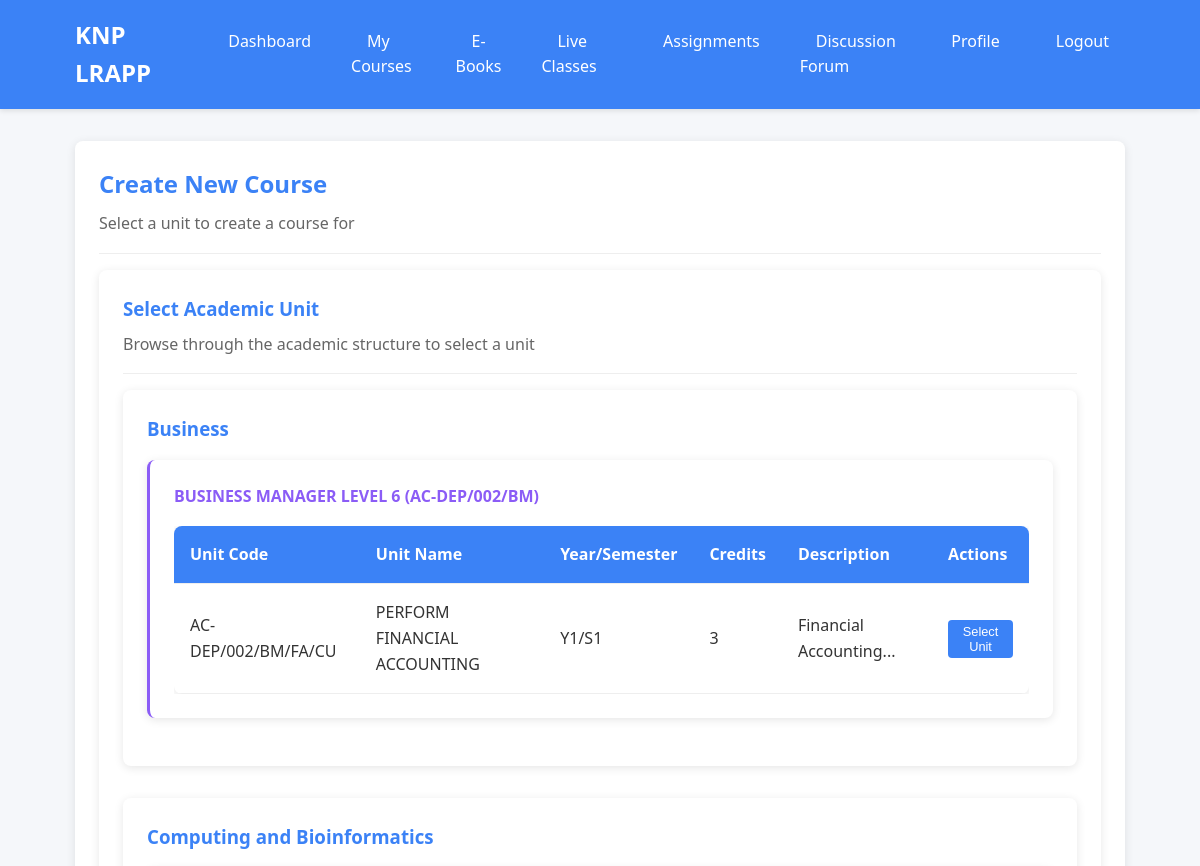
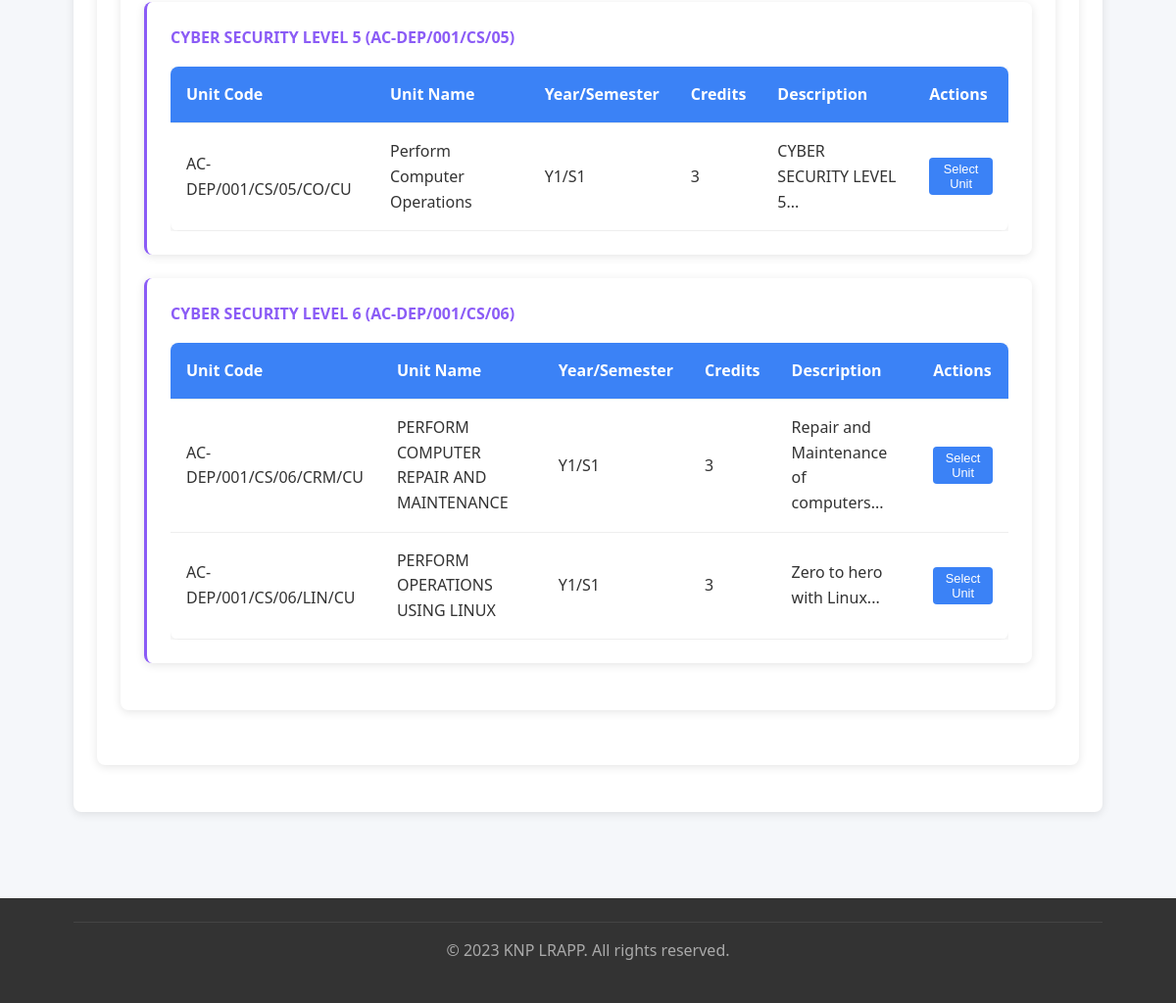
The app's page /trainer/create_course.php (signed in) with its own data (2 pictures, top to bottom).
### tables this page shows
CREATE TABLE `departments` (
  `id` int NOT NULL AUTO_INCREMENT,
  `name` varchar(100) NOT NULL,
  `description` text,
  `code` varchar(20) DEFAULT NULL,
  `hod_id` int DEFAULT NULL,
  `status` enum('active','inactive') DEFAULT 'active',
  `created_at` timestamp NULL DEFAULT CURRENT_TIMESTAMP,
  `updated_at` timestamp NULL DEFAULT CURRENT_TIMESTAMP ON UPDATE CURRENT_TIMESTAMP,
  PRIMARY KEY (`id`),
  UNIQUE KEY `code` (`code`),
  KEY `hod_id` (`hod_id`),
  CONSTRAINT `departments_ibfk_1` FOREIGN KEY (`hod_id`) REFERENCES `users` (`id`) ON DELETE SET NULL
);

CREATE TABLE `programs` (
  `id` int NOT NULL AUTO_INCREMENT,
  `department_id` int DEFAULT NULL,
  `name` varchar(200) NOT NULL,
  `code` varchar(20) DEFAULT NULL,
  `description` text,
  `level` enum('3','4','5','6') DEFAULT '3',
  `duration` int DEFAULT NULL,
  `status` enum('active','inactive') DEFAULT 'active',
  `created_at` timestamp NULL DEFAULT CURRENT_TIMESTAMP,
  `updated_at` timestamp NULL DEFAULT CURRENT_TIMESTAMP ON UPDATE CURRENT_TIMESTAMP,
  PRIMARY KEY (`id`),
  UNIQUE KEY `code` (`code`),
  KEY `department_id` (`department_id`),
  CONSTRAINT `programs_ibfk_1` FOREIGN KEY (`department_id`) REFERENCES `departments` (`id`) ON DELETE CASCADE
);

CREATE TABLE `units` (
  `id` int NOT NULL AUTO_INCREMENT,
  `program_id` int DEFAULT NULL,
  `name` varchar(200) NOT NULL,
  `code` varchar(50) DEFAULT NULL,
  `description` text,
  `semester` int DEFAULT NULL,
  `year` int DEFAULT NULL,
  `credits` int DEFAULT '3',
  `status` enum('active','inactive') DEFAULT 'active',
  `created_at` timestamp NULL DEFAULT CURRENT_TIMESTAMP,
  `updated_at` timestamp NULL DEFAULT CURRENT_TIMESTAMP ON UPDATE CURRENT_TIMESTAMP,
  PRIMARY KEY (`id`),
  UNIQUE KEY `code` (`code`),
  UNIQUE KEY `code_2` (`code`),
  KEY `program_id` (`program_id`),
  CONSTRAINT `units_ibfk_1` FOREIGN KEY (`program_id`) REFERENCES `programs` (`id`) ON DELETE CASCADE
);

### includes/functions.php (called while the page is built, shortened)
<?php
require_once 'database.php';
function getAllDepartments() {
    global $pdo;
    $stmt = $pdo->query("SELECT * FROM departments WHERE status = 'active' ORDER BY name ASC");
    return $stmt->fetchAll();
}
function getProgramsByDepartment($department_id) {
    global $pdo;
    $stmt = $pdo->prepare("SELECT * FROM programs WHERE department_id = ? AND status = 'active' ORDER BY name ASC");
    $stmt->execute([$department_id]);
    return $stmt->fetchAll();
}
function getUnitsByProgram($program_id) {
    global $pdo;
    $stmt = $pdo->prepare("SELECT * FROM units WHERE program_id = ? AND status = 'active' ORDER BY year ASC, semester ASC, name ASC");
    $stmt->execute([$program_id]);
    return $stmt->fetchAll();
}
?>

### trainer/create_course.php (the view, shortened to what this page needs)
<?php
require_once '../includes/functions.php';
$departments = getAllDepartments();
$departmentPrograms = [];
foreach ($departments as $department) {
    $deptId = $department['id'];
    $programs = getProgramsByDepartment($deptId);
    if (!empty($programs)) {
        $departmentPrograms[$deptId] = [
            'department' => $department,
            'programs' => $programs
        ];
    }
}
?>
<!DOCTYPE html>
<html lang="en">
<head>
    <link rel="stylesheet" href="../assets/css/style.css">
</head>
<body class="d-flex flex-column min-vh-100">
    <header>
        <div class="container header-content">
            <div class="logo"><?php echo APP_NAME; ?></div>
            <nav>
                <ul>
                    <li><a href="dashboard.php">Dashboard</a></li>
                    <li><a href="courses.php">My Courses</a></li>
                    <li><a href="ebooks.php">E-Books</a></li>
                    <li><a href="live_classes.php">Live Classes</a></li>
                    <li><a href="assignments.php">Assignments</a></li>
                    <li><a href="forum.php">Discussion Forum</a></li>
                    <li><a href="profile.php">Profile</a></li>
                    <li><a href="../logout.php">Logout</a></li>
                </ul>
            </nav>
        </div>
    </header>
    <main class="flex-shrink-0">
        <div class="container">
            <div class="card">
                <div class="card-header">
                    <h2>Create New Course</h2>
                    <p>Select a unit to create a course for</p>
                </div>
                <div class="card">
                    <div class="card-header">
                        <h3>Select Academic Unit</h3>
                        <p>Browse through the academic structure to select a unit</p>
                    </div>
                    <?php if (empty($departmentPrograms)): ?>
                        <div class="alert">No departments or programs available. Please contact administrator.</div>
                    <?php else: ?>
                        <?php foreach ($departmentPrograms as $deptId => $deptData): ?>
                        <div class="card" style="margin-bottom: 2rem;">
                            <h3 style="color: var(--primary-color); margin-bottom: 1rem;">
                                <?php echo htmlspecialchars($deptData['department']['name']); ?>
                            </h3>
                            <?php foreach ($deptData['programs'] as $program): ?>
                            <div class="card" style="margin-bottom: 1.5rem; border-left: 3px solid var(--accent-color);">
                                <h4 style="margin: 0 0 1rem 0; color: var(--accent-color);">
                                    <?php echo htmlspecialchars($program['name']); ?> (<?php echo htmlspecialchars($program['code']); ?>)
                                </h4>
                                <?php
                                $programUnits = getUnitsByProgram($program['id']);
                                if (empty($programUnits)):
                                ?>
                                    <div class="alert">No units available for this program yet.</div>
                                <?php else: ?>
                                    <div class="table-responsive">
                                        <table class="table">
                                            <thead>
                                                <tr>
                                                    <th>Unit Code</th>
                                                    <th>Unit Name</th>
                                                    <th>Year/Semester</th>
                                                    <th>Credits</th>
                                                    <th>Description</th>
                                                    <th>Actions</th>
                                                </tr>
                                            </thead>
                                            <tbody>
                                                <?php foreach ($programUnits as $unit): ?>
                                                <tr>
                                                    <td><?php echo htmlspecialchars($unit['code']); ?></td>
                                                    <td><?php echo htmlspecialchars($unit['name']); ?></td>
                                                    <td>Y<?php echo $unit['year']; ?>/S<?php echo $unit['semester']; ?></td>
                                                    <td><?php echo $unit['credits']; ?></td>
                                                    <td><?php echo htmlspecialchars(substr($unit['description'] ?? 'No description', 0, 80)) . '...'; ?></td>
                                                    <td>
                                                        <button class="btn select-unit"
                                                                data-id="<?php echo $unit['id']; ?>"
                                                                data-name="<?php echo htmlspecialchars($unit['name']); ?>"
                                                                data-code="<?php echo htmlspecialchars($unit['code']); ?>"
                                                                data-description="<?php echo htmlspecialchars($unit['description'] ?? ''); ?>"
                                                                data-year="<?php echo $unit['year']; ?>"
                                                                data-semester="<?php echo $unit['semester']; ?>"
                                                                data-credits="<?php echo $unit['credits']; ?>"
                                                                style="padding: 0.25rem 0.5rem; font-size: 0.8rem;">Select Unit</button>
                                                    </td>
                                                </tr>
                                                <?php endforeach; ?>
                                            </tbody>
                                        </table>
                                    </div>
                                <?php endif; ?>
                            </div>
                            <?php endforeach; ?>
                        </div>
                        <?php endforeach; ?>
                    <?php endif; ?>
                </div>
            </div>
        </div>
    </main>
    <footer class="footer mt-auto py-3 bg-dark text-light">
        <div class="container">
            <div style="border-top: 1px solid #444; padding: 1rem 0; text-align: center; color: #aaa;">
                <p>&copy; 2023 <?php echo APP_NAME; ?>. All rights reserved.</p>
            </div>
        </div>
    </footer>
</body>
</html>

### assets/css/style.css (style rules this page uses)
* { margin: 0; padding: 0; box-sizing: border-box; }
body { font-family: 'Segoe UI', Tahoma, Geneva, Verdana, sans-serif; background-color: #f5f7fa; color: #333; line-height: 1.6; }
.container { width: 90%; max-width: 1200px; margin: 0 auto; padding: 0 15px; }
header { background: var(--primary-color, #3B82F6); color: white; padding: 1rem 0; box-shadow: 0 2px 5px rgba(0,0,0,0.1); }
.header-content { display: flex; justify-content: space-between; align-items: center; }
.logo { font-size: 1.5rem; font-weight: bold; }
nav ul { display: flex; list-style: none; }
nav ul li { margin-left: 1.5rem; }
nav ul li a { color: white; text-decoration: none; padding: 0.5rem 1rem; border-radius: 4px; transition: background-color 0.3s; }
main { padding: 2rem 0; }
.card { background: white; border-radius: 8px; box-shadow: 0 2px 10px rgba(0,0,0,0.1); padding: 1.5rem; margin-bottom: 1.5rem; }
.card-header { border-bottom: 1px solid #eee; padding-bottom: 1rem; margin-bottom: 1rem; }
.card-header h2 { font-size: 1.5rem; color: var(--primary-color, #3B82F6); }
.btn { display: inline-block; padding: 0.75rem 1.5rem; background: var(--primary-color, #3B82F6); color: white; border: none; border-radius: 4px; cursor: pointer; font-size: 1rem; text-decoration: none; text-align: center; transition: background-color 0.3s; }
.table { width: 100%; border-collapse: collapse; background: white; border-radius: 8px; overflow: hidden; box-shadow: 0 2px 5px rgba(0,0,0,0.1); }
.table th, .table td { padding: 1rem; text-align: left; border-bottom: 1px solid #eee; }
.table th { background: var(--primary-color, #3B82F6); color: white; }
footer { background: #333; color: white; text-align: center; padding: 1.5rem 0; margin-top: 2rem; }
.table-responsive { overflow-x: auto; }
.table { width: 100%; border-collapse: collapse; background: white; border-radius: 8px; overflow: hidden; box-shadow: 0 2px 10px rgba(0,0,0,0.1); }
.table th { background: var(--primary-color); color: white; }
.card-header h2, .card-header h3, .card-header h4 { margin: 0 0 0.5rem 0; color: var(--primary-color); }
.card-header p { margin: 0; color: #666; }
.btn { display: inline-block; padding: 0.75rem 1.5rem; background: var(--primary-color); color: white; border: none; border-radius: 4px; cursor: pointer; font-size: 1rem; text-decoration: none; text-align: center; transition: background-color 0.3s; }
header { background: var(--primary-color); color: white; padding: 1rem 0; box-shadow: 0 2px 5px rgba(0,0,0,0.1); }
.footer { background: #333; color: white; text-align: center; }

### trainer/create_course.php (style rules this page uses)
body { display: flex; flex-direction: column; min-height: 100vh; }
main { flex: 1 0 auto; }
footer { flex-shrink: 0; }

### records on screen
departments: name "Business"
programs: name "BUSINESS MANAGER LEVEL 6", code "AC-DEP/002/BM"
units: code "AC-DEP/002/BM/FA/CU", name "PERFORM FINANCIAL ACCOUNTING", year "1", semester "1", credits "3", description "Financial Accounting"
departments: name "Computing and Bioinformatics"
programs: name "CYBER SECURITY LEVEL 5", code "AC-DEP/001/CS/05"
units: code "AC-DEP/001/CS/05/CO/CU", name "Perform Computer Operations", year "1", semester "1", credits "3", description "CYBER SECURITY LEVEL 5"
programs: name "CYBER SECURITY LEVEL 6", code "AC-DEP/001/CS/06"
units: code "AC-DEP/001/CS/06/CRM/CU", name "PERFORM COMPUTER REPAIR AND MAINTENANCE", year "1", semester "1", credits "3", description "Repair and Maintenance of computers"
units: code "AC-DEP/001/CS/06/LIN/CU", name "PERFORM OPERATIONS USING LINUX", year "1", semester "1", credits "3", description "Zero to hero with Linux"

### other values on screen
APP_NAME "KNP LRAPP"
